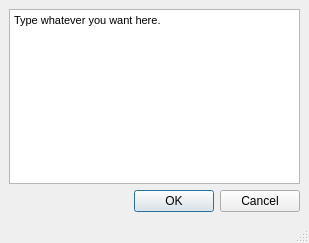
<?xml version="1.0" encoding="UTF-8"?>
<ui version="4.0">
 <class>MainWindow</class>
 <widget class="QMainWindow" name="MainWindow">
  <property name="geometry">
   <rect>
    <x>0</x>
    <y>0</y>
    <width>309</width>
    <height>243</height>
   </rect>
  </property>
  <property name="windowTitle">
   <string>MainWindow</string>
  </property>
  <widget class="QWidget" name="centralwidget">
   <layout class="QVBoxLayout" name="verticalLayout">
    <item>
     <widget class="QTextEdit" name="textEdit">
      <property name="html">
       <string>&lt;!DOCTYPE HTML PUBLIC &quot;-//W3C//DTD HTML 4.0//EN&quot; &quot;http://www.w3.org/TR/REC-html40/strict.dtd&quot;&gt;
&lt;html&gt;&lt;head&gt;&lt;meta name=&quot;qrichtext&quot; content=&quot;1&quot; /&gt;&lt;style type=&quot;text/css&quot;&gt;
p, li { white-space: pre-wrap; }
&lt;/style&gt;&lt;/head&gt;&lt;body style=&quot; font-family:'MS Shell Dlg 2'; font-size:8.25pt; font-weight:400; font-style:normal;&quot;&gt;
&lt;p style=&quot; margin-top:0px; margin-bottom:0px; margin-left:0px; margin-right:0px; -qt-block-indent:0; text-indent:0px;&quot;&gt;Type whatever you want here.&lt;/p&gt;&lt;/body&gt;&lt;/html&gt;</string>
      </property>
     </widget>
    </item>
    <item>
     <widget class="QDialogButtonBox" name="buttonBox">
      <property name="standardButtons">
       <set>QDialogButtonBox::Cancel|QDialogButtonBox::Ok</set>
      </property>
     </widget>
    </item>
   </layout>
  </widget>
  <widget class="QMenuBar" name="menubar">
   <property name="geometry">
    <rect>
     <x>0</x>
     <y>0</y>
     <width>309</width>
     <height>20</height>
    </rect>
   </property>
  </widget>
  <widget class="QStatusBar" name="statusbar"/>
 </widget>
 <resources/>
 <connections/>
</ui>
